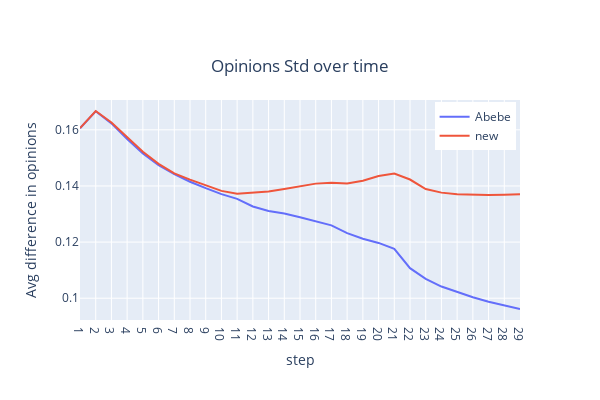

Notebook source saved alongside this figure:
### Code cell
models = ['Abebe', 'new']  # mode = ['FJ', 'Abebe', 'new']
fig = go.Figure()

# read graph
_, g_init, init_date, df = read_combined_graph_from_csv(
    field='History',  # 'History' or 'Physics'
    init_cutoff_date='2019-03-01',
    graph=nx.Graph()  # nx.Graph() or nx.DiGraph()
)

# initialize attributes of the graph to test
test_graph = GraphAttributeClass().add_attrs(g=g_init)

# simulate
for model in models:
    # setup
    graph = test_graph.copy()
    test = ExperimentClass(graph, model, df, init_date)

    # Execute the model
    test.run_model(steps=30)

    # get results
    avgdiff_per_iter = test.get_avgdiff_per_iter()
    print(f"avgdiff_per_iter: {avgdiff_per_iter}")
    opinions_std_per_iter = test.get_opinions_std_per_iter()
    print(f"opinions_std_per_iter: {opinions_std_per_iter}")

    # plot the results
    test.plot()
    fig.add_trace(go.Scatter(x=np.arange(1, len(avgdiff_per_iter)+1), y=opinions_std_per_iter, mode='lines', name=f'{model}'))

# plot multiple models together
fig.update_layout(title='Opinions Std over time', 
                  xaxis_title='step', yaxis_title='Avg difference in opinions',
                  title_x=0.5, title_y=0.85,
                  legend=dict(
                      yanchor="top",
                      y=0.99,
                      xanchor="right",
                      x=0.99
                  ),
                  width=600, height=400)

# update x ticks to every 1
fig.update_xaxes(dtick=1)
fig.show()

# Save the figure with a high resolution (dpi=300)
pio.write_image(fig, 'avg_diff.jpeg', width=600, height=400, scale=10)

### Figure 1 — Plotly figure (JSON) as saved in the notebook; plotly's stock layout.template omitted (floating-point values rounded to 4 significant figures)
{"data": [{"mode": "lines", "name": "Abebe", "type": "scatter", "x": [1, 2, 3, 4, 5, 6, 7, 8, 9, 10, 11, 12, 13, 14, 15, 16, 17, 18, 19, 20, 21, 22, 23, 24, 25, 26, 27, 28, 29], "y": [0.1606, 0.1666, 0.1623, 0.1568, 0.1516, 0.1474, 0.1442, 0.1415, 0.1392, 0.1371, 0.1354, 0.1327, 0.1311, 0.1302, 0.1289, 0.1273, 0.1259, 0.1232, 0.1212, 0.1197, 0.1176, 0.1107, 0.1069, 0.1042, 0.1021, 0.1003, 0.09877, 0.0974, 0.09616]}, {"mode": "lines", "name": "new", "type": "scatter", "x": [1, 2, 3, 4, 5, 6, 7, 8, 9, 10, 11, 12, 13, 14, 15, 16, 17, 18, 19, 20, 21, 22, 23, 24, 25, 26, 27, 28, 29], "y": [0.1606, 0.1667, 0.1626, 0.1573, 0.1522, 0.1479, 0.1445, 0.1422, 0.1403, 0.1382, 0.1372, 0.1377, 0.138, 0.1389, 0.14, 0.1408, 0.1412, 0.1409, 0.1418, 0.1435, 0.1444, 0.1423, 0.1389, 0.1376, 0.137, 0.1368, 0.1368, 0.1369, 0.1371]}], "layout": {"height": 400, "legend": {"x": 0.99, "xanchor": "right", "y": 0.99, "yanchor": "top"}, "title": {"text": "Opinions Std over time", "x": 0.5, "y": 0.85}, "width": 600, "xaxis": {"dtick": 1, "title": {"text": "step"}}, "yaxis": {"title": {"text": "Avg difference in opinions"}}}}
